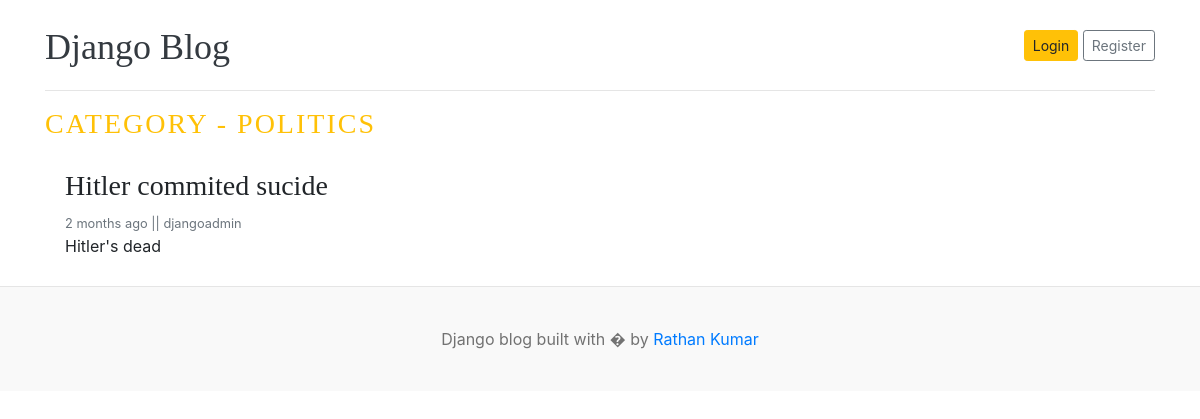
The page /category/2/ on the database as committed earlier.
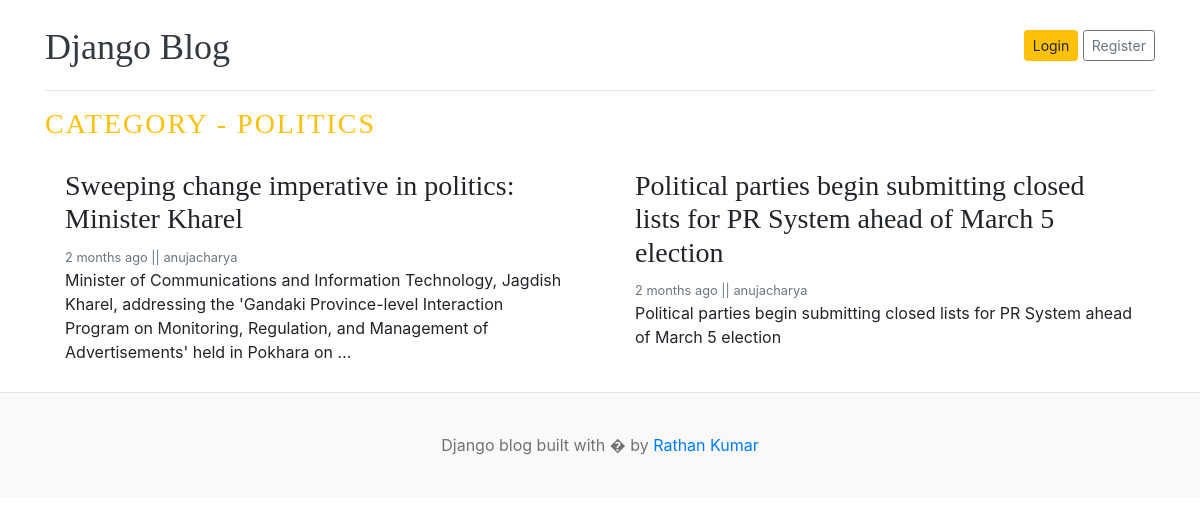
The same page on the database as committed later.
### blogs/models.py (models this page shows, shortened)
class Blog(models.Model):
     title = models.CharField(max_length=100)
     slug = models.SlugField(max_length=150, unique=True, blank=True)
     category = models.ForeignKey(Category, on_delete=models.CASCADE)
     author = models.ForeignKey(User, on_delete=models.CASCADE)
     featured_image = models.ImageField(upload_to='uploads/%Y/%M/%d')
     short_description = models.TextField(max_length=500)
     blog_body = models.TextField(max_length=3000)
     status= models.CharField(max_length=100, choices=STATUS_CHOICES , default="Draft")
     is_featured = models.BooleanField(default=False)
     created_at = models.DateTimeField(auto_now_add=True)
     updated_at = models.DateTimeField(auto_now=True)

### blogs/views.py (the view)
# urls.py: path('<int:category_id>/', views.post_by_category, name='post_by_category'),
def post_by_category(request, category_id):
    try:
        category_id = int(category_id)
    except ValueError:
        return redirect('home')
    category = get_object_or_404(Category, pk=category_id)
    posts = Blog.objects.filter(status='Published', category=category)
    context = {
        'posts': posts,
        'category': category,
    }
    return render(request, 'post_by_category.html', context)

### blogs/models.py (called while the page is built)
    def __str__(self):
        return self.category_name

### templates/post_by_category.html (shortened to what this page needs)
{% load static %}
<!DOCTYPE html>
<html lang="en">
<head>
    <link href="https://getbootstrap.com/docs/4.0/dist/css/bootstrap.min.css" rel="stylesheet">
    <link href="{% static 'css/blog.css' %}" rel="stylesheet">
  </head>
<body>
    <div class="container">
      <header class="blog-header py-3">
        <div class="row flex-nowrap justify-content-between align-items-center">
          <div class="col-8 pt-1">
            <a class="blog-header-logo text-dark" hr ef="/">Django Blog</a>
          </div>
          <div class="col-4 d-flex justify-content-end align-items-center">
            <a class="btn btn-sm btn-warning" href="#">Login</a> &nbsp;
            <a class="btn btn-sm btn-outline-secondary" href="#">Register</a>
          </div>
        </div>
      </header>
      <div class="nav-scroller py-1 mb-2">
      </div>
<h3 class="text-uppercase text-warning" style="letter-spacing: 2px;">Category - {{category}}</h3>
  <div class="row mb-2">
    {% if posts %}
    {% for post in posts %}
    <div class="col-md-6">
      <div class="card border-0" >
        <div class="card-body">
          <h3>{{post.title}}</h3>
          <small class="mb-1 text-muted">{{post.created_at | timesince}} ago    ||  {{post.author}}</small>
          <p class="card-text">{{post.short_description | truncatewords:25}}</p>
        </div>
      </div>
    </div>
       {% endfor %}
    {% else %}
    <p>No Post Found</p>
    {% endif %}
  </div>
</div>
<footer class="blog-footer">
  <p>Django blog built with � by <a href="#">Rathan Kumar</a></p>
</footer>
</body>
</html>

Rows that differ between the two databases and show on the page:
removed Blog: title "Hitler commited sucide", created_at "2 months", author "djangoadmin", short_description "Hitler's dead"
added Blog: title "Sweeping change imperative in politics: Minister Kharel", created_at "2 months", author "anujacharya", short_description "Minister of Communications and Information Technology, Jagdish Kharel, addressing the 'Gandaki Province-level Interaction Program on Monitoring, Regulation, and Management of Advertisements' held in Pokhara on …"
added Blog: title "Political parties begin submitting closed lists for PR System ahead of March 5 election", created_at "2 months", author "anujacharya", short_description "Political parties begin submitting closed lists for PR System ahead of March 5 election"
